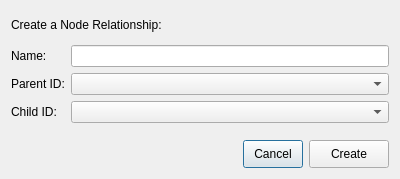
<?xml version="1.0" encoding="UTF-8"?>
<ui version="4.0">
 <class>Dialog</class>
 <widget class="QDialog" name="Dialog">
  <property name="geometry">
   <rect>
    <x>0</x>
    <y>0</y>
    <width>400</width>
    <height>179</height>
   </rect>
  </property>
  <property name="windowTitle">
   <string>Dialog</string>
  </property>
  <layout class="QVBoxLayout" name="verticalLayout">
   <item>
    <widget class="QLabel" name="label_4">
     <property name="maximumSize">
      <size>
       <width>16777215</width>
       <height>28</height>
      </size>
     </property>
     <property name="text">
      <string>Create a Node Relationship:</string>
     </property>
    </widget>
   </item>
   <item>
    <layout class="QFormLayout" name="formLayout">
     <item row="0" column="0">
      <widget class="QLabel" name="label">
       <property name="text">
        <string>Name:</string>
       </property>
      </widget>
     </item>
     <item row="0" column="1">
      <widget class="QLineEdit" name="name_line_edit">
       <property name="maximumSize">
        <size>
         <width>16777215</width>
         <height>28</height>
        </size>
       </property>
      </widget>
     </item>
     <item row="1" column="0">
      <widget class="QLabel" name="label_2">
       <property name="text">
        <string>Parent ID:</string>
       </property>
      </widget>
     </item>
     <item row="2" column="0">
      <widget class="QLabel" name="label_3">
       <property name="text">
        <string>Child ID:</string>
       </property>
      </widget>
     </item>
     <item row="1" column="1">
      <widget class="QComboBox" name="parent_id_combobox"/>
     </item>
     <item row="2" column="1">
      <widget class="QComboBox" name="child_id_combobox"/>
     </item>
    </layout>
   </item>
   <item>
    <layout class="QHBoxLayout" name="horizontalLayout">
     <item>
      <spacer name="horizontalSpacer">
       <property name="orientation">
        <enum>Qt::Horizontal</enum>
       </property>
       <property name="sizeHint" stdset="0">
        <size>
         <width>40</width>
         <height>20</height>
        </size>
       </property>
      </spacer>
     </item>
     <item>
      <widget class="QPushButton" name="cancel_button">
       <property name="maximumSize">
        <size>
         <width>60</width>
         <height>28</height>
        </size>
       </property>
       <property name="text">
        <string>Cancel</string>
       </property>
      </widget>
     </item>
     <item>
      <widget class="QPushButton" name="create_button">
       <property name="maximumSize">
        <size>
         <width>80</width>
         <height>28</height>
        </size>
       </property>
       <property name="text">
        <string>Create</string>
       </property>
      </widget>
     </item>
    </layout>
   </item>
  </layout>
 </widget>
 <resources/>
 <connections/>
</ui>
